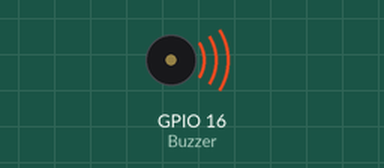
A program run on a simulated Raspberry Pi (BCM pin numbers). Parts: buzzer (waves = sounding). What the program prints to the terminal is not drawn.

Above: at 0.1 s.
Timing chart, 0 to 40.0 s (numbered marks = the images above):
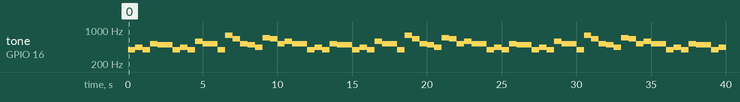

Measured:
- by itself, tone on GPIO 16 (Buzzer): plays 392 Hz for 0.50 s, 440 Hz for 0.50 s, 392 Hz for 0.50 s, 523 Hz for 0.50 s, 494 Hz for 1.0 s, 392 Hz for 0.50 s … (70 notes in this stretch)

The program:

bp1_2buzzer_pwm.py
```python
# -*- coding: utf-8 -*-
import RPi.GPIO as GPIO
import time

Buzzer = 16  # set the Pin

# Happy birthday
Do = 262
Re = 294
Mi = 330
Fa = 349
Sol = 392
La = 440
Si = 494
Do_h = 523
Re_h = 587
Mi_h = 659
Fa_h = 698
Sol_h = 784
La_h = 880
Si_h = 988

# The tune
song_1 = [
    Sol,Sol,La,Sol,Do_h,Si,
    Sol,Sol,La,Sol,Re_h,Do_h,
    Sol,Sol,Sol_h,Mi_h,Do_h,Si,La,
    Fa_h,Fa_h,Mi_h,Do_h,Re_h,Do_h
]
# delay
beat_1 = [
    0.5,0.5,1,1,1,1+1,
    0.5,0.5,1,1,1,1+1,
    0.5,0.5,1,1,1,1,1,
    0.5,0.5,1,1,1,1+1,
]


def setup():
    GPIO.setmode(GPIO.BCM)       # Numbers GPIOs by physical location
    GPIO.setup(Buzzer, GPIO.OUT)    # Set pins' mode is output
    global Buzz                     # Assign a global variable to replace GPIO.PWM
    Buzz = GPIO.PWM(Buzzer, 440)    # 440 is initial frequency.
    Buzz.start(50)                  # Start Buzzer pin with 50% duty ration

def loop():
    while True:
        print('\n    Playing song 3...')
        for i in range(0, len(song_1)):     # Play song 1
            Buzz.ChangeFrequency(song_1[i]) # Change the frequency along the song note
            time.sleep(beat_1[i] * 0.5)     # delay a note for beat * 0.5s

def destory():
    Buzz.stop()                 # Stop the buzzer
    GPIO.output(Buzzer, 1)      # Set Buzzer pin to High
    GPIO.cleanup()              # Release resource

if __name__ == '__main__':      # Program start from here
    setup()
    try:
        loop()
    except KeyboardInterrupt:   # When 'Ctrl+C' is pressed, the child program destroy() will be  executed.
        destory()
```
